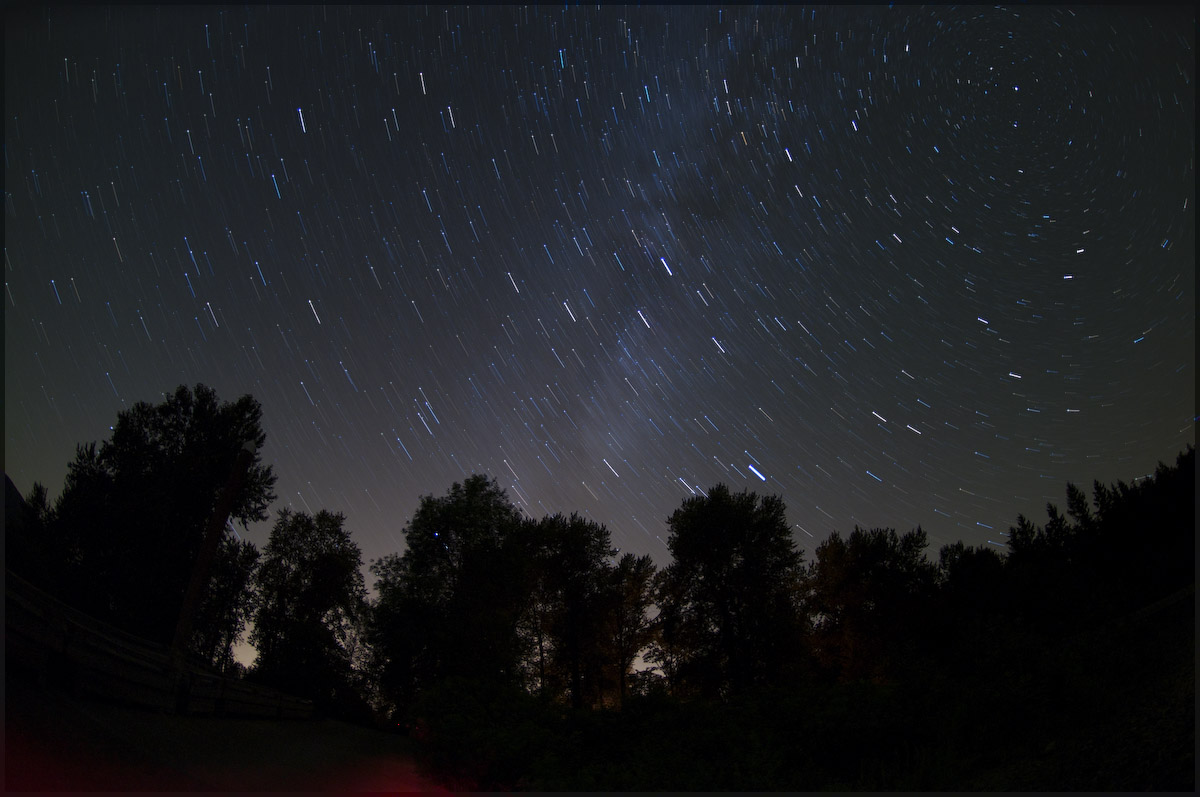
#> input picture Marco/img/bg01.jpg, 1200 x 797 px, found by its file name
$ python -i img.py   (imports and definitions only)
#> lines starting #> are read from the running program, lines starting #| are printed output that depends on the picture
def cat_img(path):
#> called with path = '../../../Marco/img/bg01.jpg'
    from PIL import Image
    path = "media/" + path
    image = Image.open(path)
#> image is the input picture: PIL image 1200x797 RGB; mean R, G, B 27.9, 29.4, 32.7
    image = image.convert('RGB')
    w, h = image.size
#> w = 1200; h = 797

    length = int(abs(w - h) // 2)  # 一侧需要填充的长度
#> length = 201

    if w > h:
        cropped = image.crop((length, 0, h + length, h))  # (left, upper, right, lower)
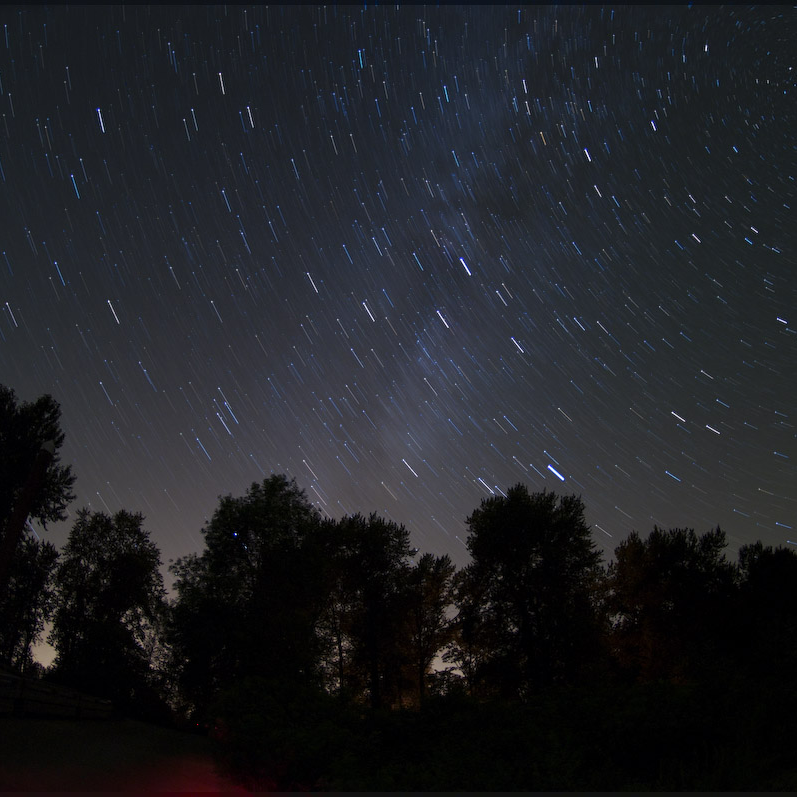
#> cropped: PIL image 797x797 RGB; mean R, G, B 31.5, 32.9, 37.3
    else:
        cropped = image.crop((0, length, w, w + length))  # (left, upper, right, lower)

    cropped.save(path)

>>> result = cat_img('../../../Marco/img/bg01.jpg')
